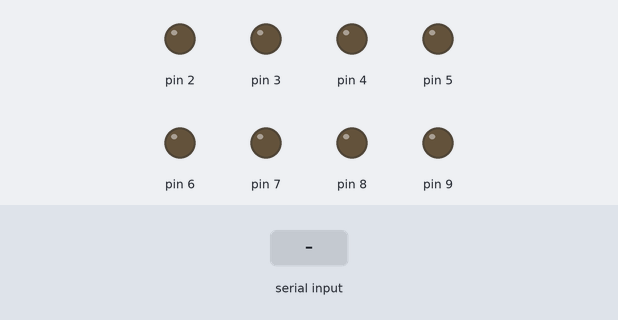
Bench run of a sketch on a simulated Arduino Uno, built with avr-gcc and run on an emulated ATmega328P. Shown: output pins drawn as LEDs (lit = HIGH). Inputs (shaded band) come from the test bench.

Above: at 1.2 s.
1.3 s: "2" received over Serial
At 2.3 s:
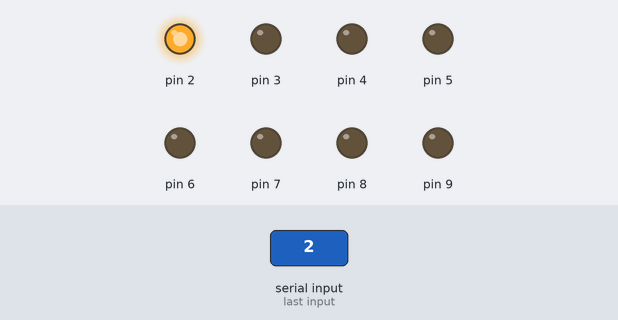
2.8 s: "3" received over Serial
At 3.5 s:
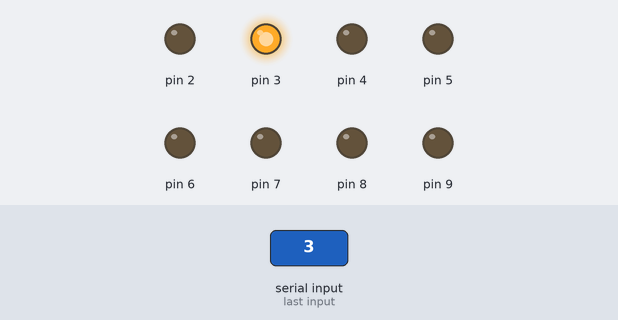
4.3 s: "4" received over Serial
At 4.6 s:
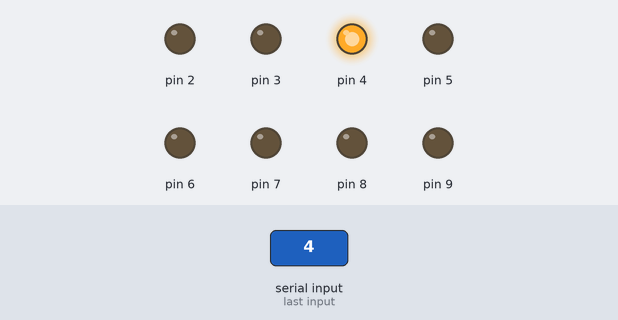
5.8 s: "5" received over Serial
At 7.0 s:
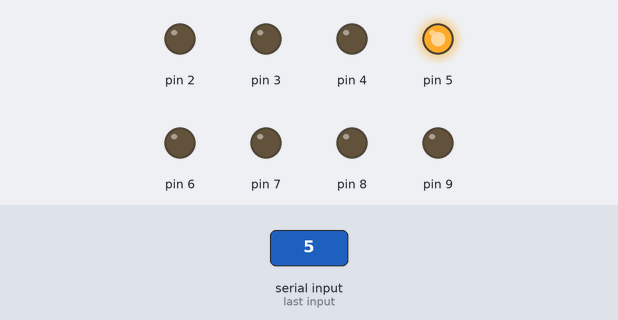
7.3 s: "6" received over Serial
At 8.1 s:
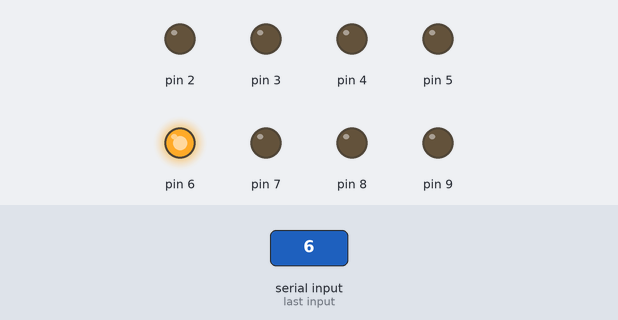
8.8 s: "7" received over Serial
At 9.2 s:
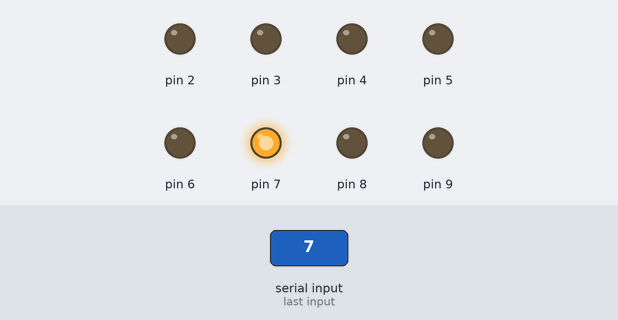
Timing chart, 0 to 11.3 s (numbered marks = the images above; inputs shaded):
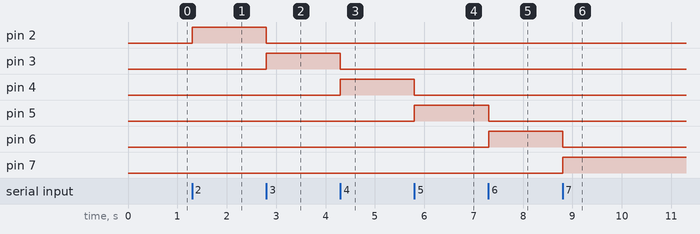

Measured:
- after the input at 1.3 s, pin 2: LOW → HIGH at once
- after the input at 2.8 s, pin 2: HIGH → LOW at once; pin 3: LOW → HIGH at once
- after the input at 4.3 s, pin 3: HIGH → LOW at once; pin 4: LOW → HIGH at once
- after the input at 5.8 s, pin 4: HIGH → LOW at once; pin 5: LOW → HIGH at once
- after the input at 7.3 s, pin 5: HIGH → LOW at once; pin 6: LOW → HIGH at once
- after the input at 8.8 s, pin 6: HIGH → LOW at once; pin 7: LOW → HIGH at once

The sketch:

arduino_kodu.ino
```cpp
void setup() {
  // put your setup code here, to run once:
Serial.begin(9600);

pinMode(2,OUTPUT);
pinMode(3,OUTPUT);
pinMode(4,OUTPUT);
pinMode(5,OUTPUT);
pinMode(6,OUTPUT);
pinMode(7,OUTPUT);
pinMode(8,OUTPUT);
pinMode(9,OUTPUT);
pinMode(1,OUTPUT);

}

void loop(){


char c = Serial.read();

if (c=='1')
{
        digitalWrite(1,HIGH);
        digitalWrite(2,LOW);
        digitalWrite(3,LOW);
        digitalWrite(4,LOW);
        digitalWrite(5,LOW);
        digitalWrite(6,LOW);
        digitalWrite(7,LOW);
        digitalWrite(8,LOW);
        digitalWrite(9,LOW);

}
     else  if (c=='2')
{
       digitalWrite(2,HIGH);
        digitalWrite(1,LOW);
        digitalWrite(3,LOW);
        digitalWrite(4,LOW);
        digitalWrite(5,LOW);
        digitalWrite(6,LOW);
        digitalWrite(7,LOW);
        digitalWrite(8,LOW);
        digitalWrite(9,LOW);
}
  else  if (c=='3')
{
       digitalWrite(3,HIGH);
        digitalWrite(2,LOW);
        digitalWrite(1,LOW);
        digitalWrite(4,LOW);
        digitalWrite(5,LOW);
        digitalWrite(6,LOW);
        digitalWrite(7,LOW);
        digitalWrite(8,LOW);
        digitalWrite(9,LOW);
}
  else  if (c=='4')
{
        digitalWrite(4,HIGH);
        digitalWrite(2,LOW);
        digitalWrite(3,LOW);
        digitalWrite(1,LOW);
        digitalWrite(5,LOW);
        digitalWrite(6,LOW);
        digitalWrite(7,LOW);
        digitalWrite(8,LOW);
        digitalWrite(9,LOW);
}
  else  if (c=='5')
{
        digitalWrite(5,HIGH);
        digitalWrite(2,LOW);
        digitalWrite(3,LOW);
        digitalWrite(4,LOW);
        digitalWrite(1,LOW);
        digitalWrite(6,LOW);
        digitalWrite(7,LOW);
        digitalWrite(8,LOW);
        digitalWrite(9,LOW);
}
  else  if (c=='6')
{
        digitalWrite(6,HIGH);
        digitalWrite(2,LOW);
        digitalWrite(3,LOW);
        digitalWrite(4,LOW);
        digitalWrite(5,LOW);
        digitalWrite(1,LOW);
        digitalWrite(7,LOW);
        digitalWrite(8,LOW);
        digitalWrite(9,LOW);
}
  else  if (c=='7')
{
      digitalWrite(7,HIGH);
        digitalWrite(2,LOW);
        digitalWrite(3,LOW);
        digitalWrite(4,LOW);
        digitalWrite(5,LOW);
        digitalWrite(6,LOW);
        digitalWrite(1,LOW);
        digitalWrite(8,LOW);
        digitalWrite(9,LOW);
}
  else  if (c=='8')
{
       digitalWrite(8,HIGH);
        digitalWrite(2,LOW);
        digitalWrite(3,LOW);
        digitalWrite(4,LOW);
        digitalWrite(5,LOW);
        digitalWrite(6,LOW);
        digitalWrite(7,LOW);
        digitalWrite(1,LOW);
        digitalWrite(9,LOW);
}
  else  if (c=='9')
{
       digitalWrite(9,HIGH);
        digitalWrite(2,LOW);
        digitalWrite(3,LOW);
        digitalWrite(4,LOW);
        digitalWrite(5,LOW);
        digitalWrite(6,LOW);
        digitalWrite(7,LOW);
        digitalWrite(8,LOW);
        digitalWrite(1,LOW);
}
}
```
